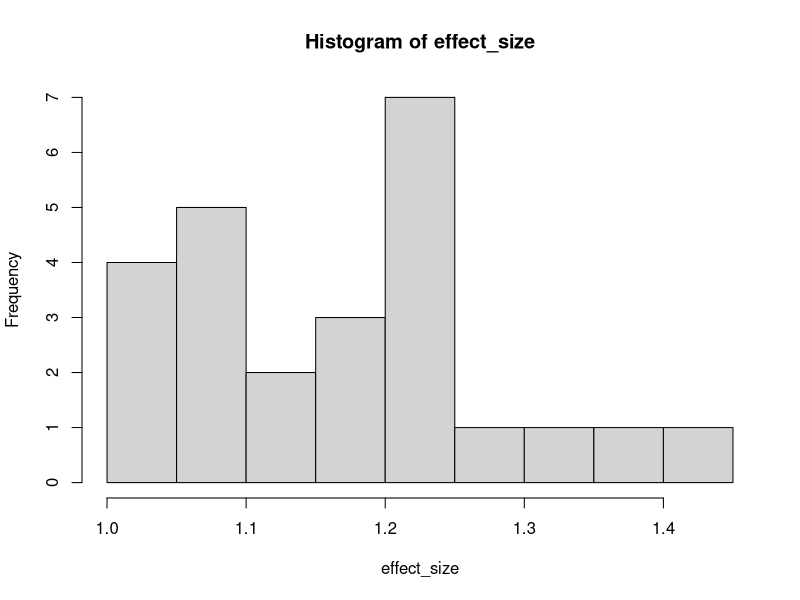
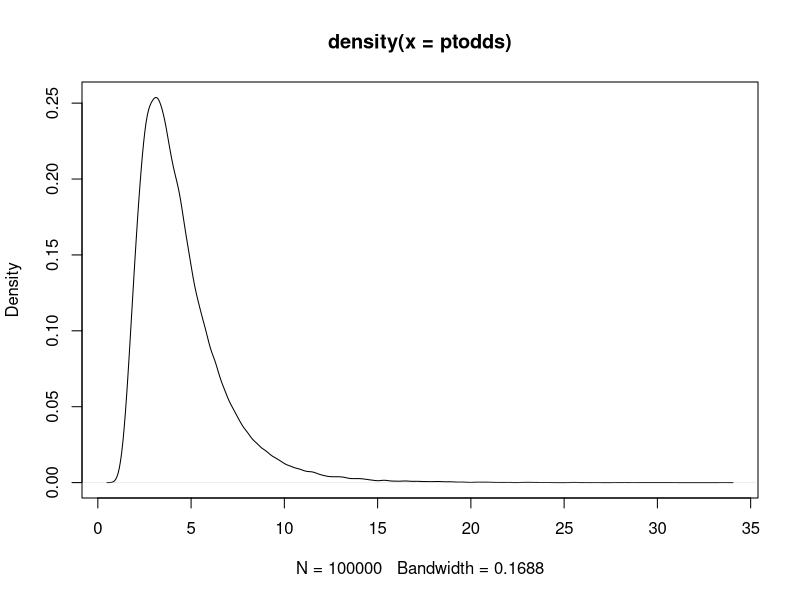
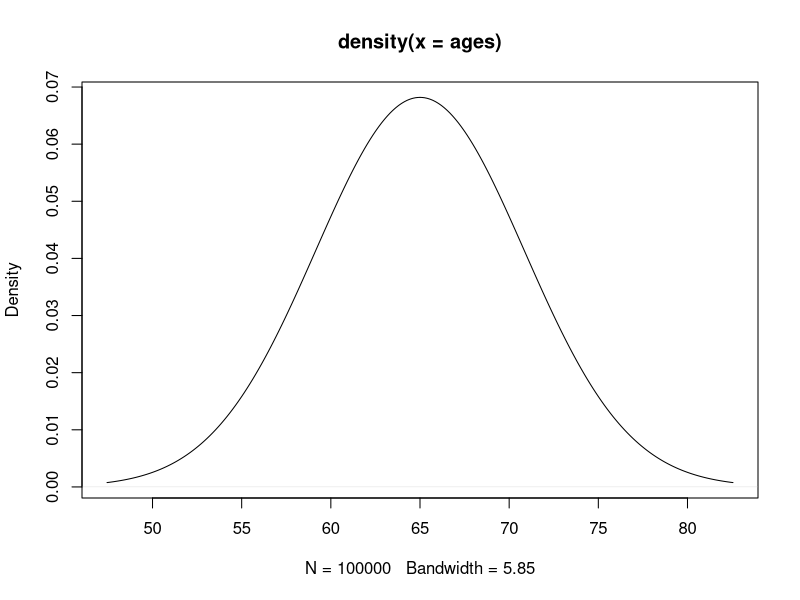
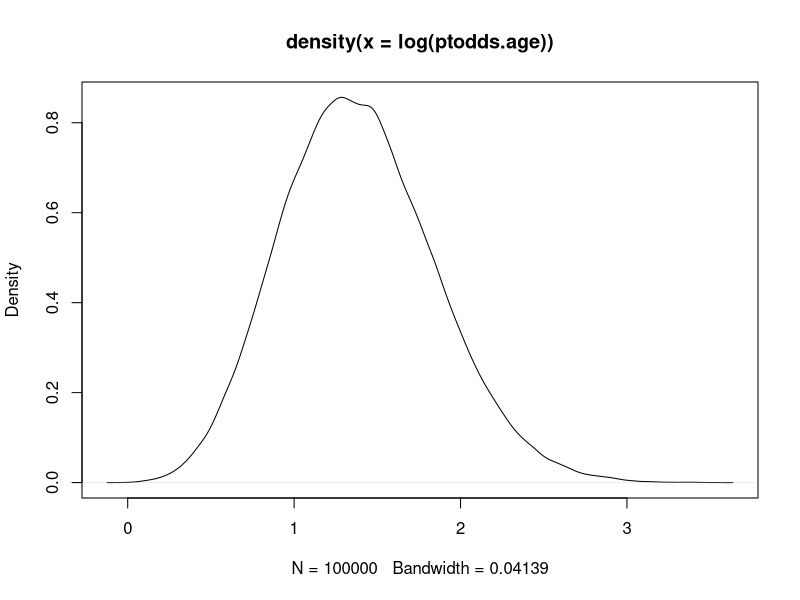
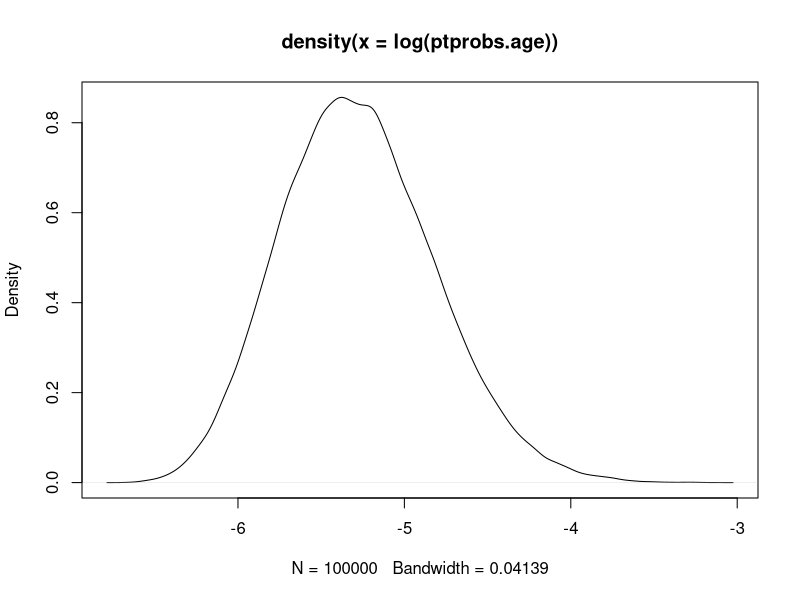
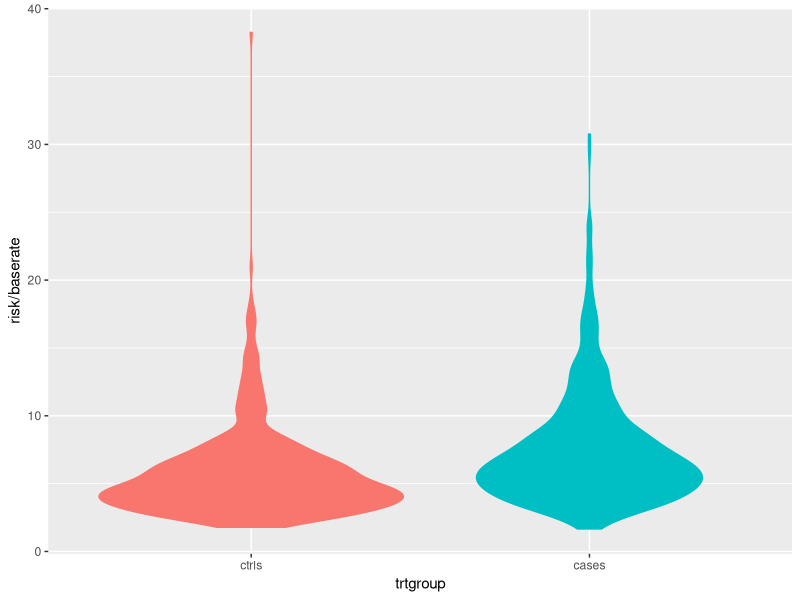
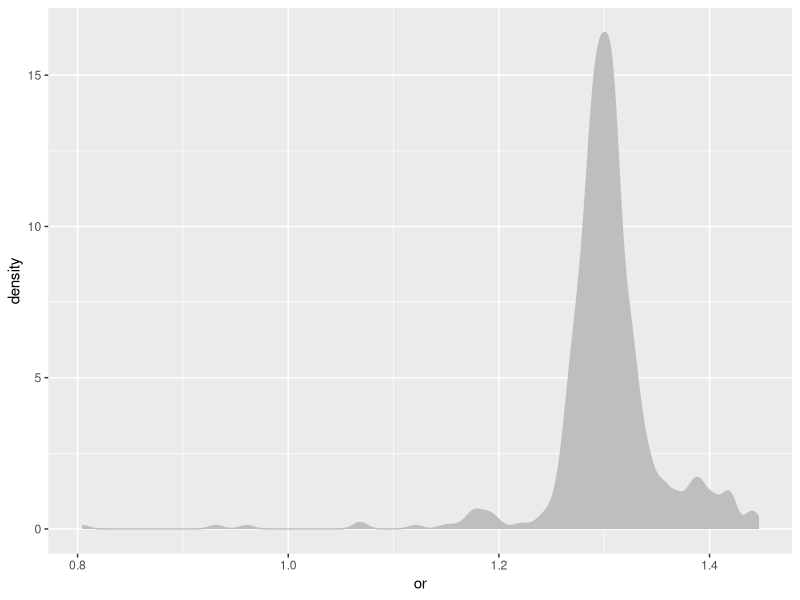
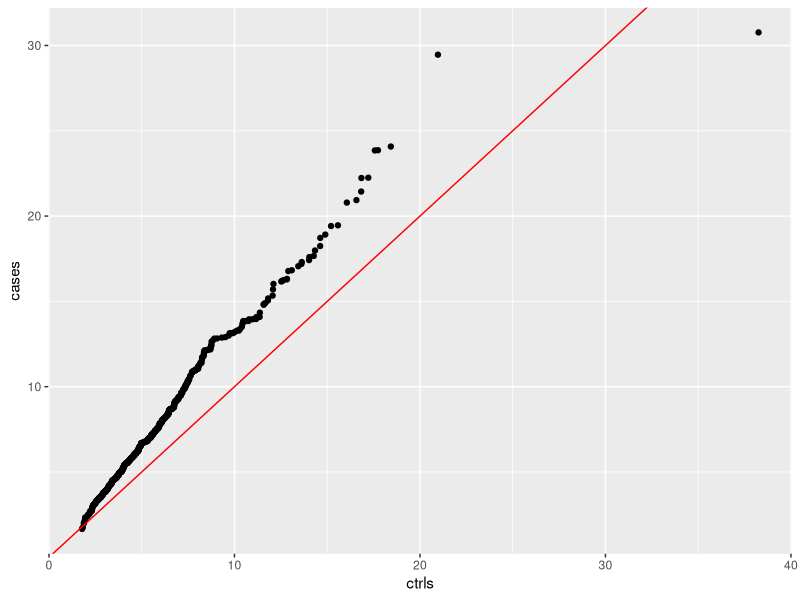

Generate these figures, in order, with R:
## ---- chunk 1
library(ggplot2)
library(reshape2)

# function to calculate genotype frequency given the population frequency of one of two alleles.

genotype_prob <- function(maf) {
  #hardy-weinberg model
  p <- maf
  q <- 1-p
  x <- c(q^2, 2*p*q, p^2)
  x
} 
## ---- chunk 2
pt_genotypes <- function(num_pts, snp_ids, my_p, effect_size) {
  genotype_mat <- matrix(NA, length(snp_ids), num_pts)
  for (i in 1:length(snp_ids)) {
    genotype_mat[i,] <- sample(c(0,1,2), size = num_pts, prob = genotype_prob(my_p[i]), replace = T)
  }
  genotype_mat <- data.frame(genotype_mat, maf=my_p, row.names = snp_ids, OR = effect_size)
  genotype_mat
}

# parameter block
##################
num_pts <- 100000
num_snps <- 25
maf_sd <- 0.3 # standard dev for normal dist of minor allele freq
set.seed(1492)
effect_size <- 1 + abs(rnorm(num_snps, 0, 0.2))
baserate <- 0.001
ages <- rnorm(num_pts, 65, 3)
ages <- rep(65, num_pts)
##################

# Simulate some SNP odds ratios:

hist(effect_size)

pts <- pt_genotypes(num_pts, paste(rep("rs", num_snps), sample(5e8, size=num_snps, replace = F), sep=""), 
                    signif( abs(rnorm(num_snps, 0, maf_sd)), digits=2),
                    effect_size = effect_size)

# Here's some useful info:
# the average of our SNPs odds ratios
mean(pts$OR)
# the average allele frequency
mean(pts$maf)

# let's get a look at how the genotypes look for a handful of patients
pts[1:5, 1:8]

## ---- chunk 3
# After some experimenting, the vectorized form of this calculation is significantly faster, but requires that we carry it out in log space

ptodds <- exp(colSums(log(pts$OR ^ pts[,1:num_pts])))

# look at the distribution of unadjusted patient odds:
plot(density(ptodds))

## ---- chunk 4
ptodds.age <- ptodds/65 * ages
plot(density(ages))
plot(density(log(ptodds.age)))
## ---- chunk 5
popscale.factor <- 0.005/median(ptodds)
# put it together with the age adjustment
ptprobs.age <- ptodds/65 * ages * popscale.factor
plot(density(log(ptprobs.age)))
## ---- chunk 6

# generate cases 'n ctrls from polygenic risk data
#########################
sick <- numeric(num_pts)
set.seed(99)
for (i in 1:num_pts) {
  sick[i] <- sample(c(0,1), size=1, prob = c(1-ptprobs.age[i], ptprobs.age[i]))
}
cases <- which(sick==TRUE)
length(cases)
# get an equal number of controls (non-sick people)
ctrls <- sample(which(sick==FALSE), size = length(cases), replace = FALSE)
ptrisk <- melt(data.frame(ctrls=ptprobs.age[ctrls], cases=ptprobs.age[cases]))
names(ptrisk) <- c("trtgroup", "risk")
#########################

# violin plot compare distributin relative risk of cases controls
ggplot(data=ptrisk, aes(x=trtgroup, y=risk/baserate, colour=trtgroup, fill=trtgroup)) + geom_violin() + theme(legend.position = "none")
# distribution of case odds vs control odds
ggplot(data=data.frame(or=ptprobs.age[cases][order(ptprobs.age[cases])]/ptprobs.age[ctrls][order(ptprobs.age[ctrls])]), aes(x=or)) + geom_density(fill="grey", colour="grey")
# cases vs control ORs relative to line of unity
ggplot(data=data.frame(cases=ptprobs.age[cases][order(ptprobs.age[cases])]/baserate, ctrls=ptprobs.age[ctrls][order(ptprobs.age[ctrls])]/baserate), aes(x=ctrls, y=cases)) + 
  geom_point() + #xlim(0, 100) + ylim(0, 100) + 
  geom_abline(intercept = 0, slope = 1, colour="red")

caseOR <- ptprobs.age[cases][order(ptprobs.age[cases])]/baserate
ctrlOR <- ptprobs.age[ctrls][order(ptprobs.age[ctrls])]/baserate
# % of cases OR > 5
length(which(caseOR>5))
length(which(caseOR>5))/length(caseOR)
# slope
mean(caseOR/ctrlOR)

## ---- chunk 7
library(knitr)
slopes <- data.frame(meanAF=c(.0829,.0731,.1121,.3434,.0512,.0371,.1023), 
                     mafsd=c(.1,.1,.2,.3,.05,.05,.1), 
                     meanOR=c(1.21,1.1,1.19,1.2,1.26,1.35,1.38), 
                     orsd=c(.2,.1,.2,.2,.3,.4,.4),
                     slope=c(1.2,1.03,1.18,1.39,1.22,1.23,1.95),
                     OR5=c(133,0,209,151,135,101,451),
                     ncases=c(2255,1438,2428,151,2050,1867,579),
                     pct = c("5.9%", "0%", "8.6%", "100%", "6.6%", "5.4%", "78%"))

kable(slopes)
## ---- chunk 8

################### OVARIAN CANCER
ovc_snps <- c("rs7651446", "rs3814113", "rs10088218", "rs9303542", "rs8170", "rs2072590", "rs34289250", 
              "rs11782652", "rs1243180", "rs11907546", "rs2046210", "rs10069690")
ovc_or   <- c(1.59, 1.2658228, 1.2987013, 1.14, 1.19, 1.14, 7.95, 1.24, 1.1, 1.1111112, 1.28, 1.14)
ovc_maf  <- c(0.05, 0.32, 0.13, 0.27, 0.19, 0.68, 0.0089, 0.07, 0.31, .35903, 0.08, 0.26)

ovc.table <- data.frame(SNP_ID = ovc_snps, Odds_Ratio = ovc_or, Risk_Allele_Freq = ovc_maf)
kable(ovc.table)

baserate <- 0.013

set.seed(1999)
ovcpts <- pt_genotypes(num_pts, ovc_snps, ovc_maf, effect_size = ovc_or)
ovcodds <- exp(colSums(log(ovcpts$OR ^ ovcpts[,1:num_pts])))
popscale.factor <- baserate/median(ovcodds)
ovcprobs <- ovcodds * popscale.factor
ovcprobs.age <- ovcprobs/45 * (ages-35)

valid.patients <- which(ages > 35 & ages < 80)
ovcprobs.age <- ovcprobs.age[valid.patients]

plot(density(ovcprobs))
which(ovcprobs.age>1)


#FUN=function(x) {baserate*prod(pts$OR^x)}
# generate cases 'n ctrls from polygenic risk data
#########################
set.seed(2000)
ovcsick <- numeric(length(valid.patients))
for (i in 1:length(valid.patients)) {
  ovcsick[i] <- sample(c(0,1), size=1, prob = c(1-ovcprobs.age[i], ovcprobs.age[i]))
}
cases <- which(ovcsick==TRUE)
length(cases)
ctrls <- sample(which(ovcsick==FALSE), size = length(cases), replace = FALSE)
ptrisk <- melt(data.frame(ctrls=ovcprobs.age[ctrls], cases=ovcprobs.age[cases]))
names(ptrisk) <- c("trtgroup", "risk")
#########################

# violin plot compare distributin relative risk of cases controls
ggplot(data=ptrisk, aes(x=trtgroup, y=risk/baserate, colour=trtgroup, fill=trtgroup)) + geom_violin() 
ggplot(data=data.frame(or=ovcprobs.age[cases][order(ovcprobs.age[cases])]/ovcprobs.age[ctrls][order(ovcprobs.age[ctrls])]), aes(x=or)) + geom_density(fill="grey", colour="grey")
ggplot(data=data.frame(cases=ovcprobs.age[cases][order(ovcprobs.age[cases])]/baserate, ctrls=ovcprobs.age[ctrls][order(ovcprobs.age[ctrls])]/baserate), aes(x=ctrls, y=cases)) + 
  geom_point() + #xlim(0, 20) + ylim(0, 200) + 
  geom_abline(intercept = 0, slope = 1, colour="red") +
  geom_hline(yintercept=quantile(ovcprobs.age[cases]/baserate, probs=c(.5,.95,.99)), colour="grey", lty=2) +
  geom_vline(xintercept=quantile(ovcprobs.age[ctrls]/baserate, probs=c(.5,.95,.99)), colour="grey", lty=2)


## ---- chunk 9
################### BRCA Muts

brca1.prob <- 0.025
brca1.OR <- .39 # technically not an OR
brca2.prob <- 0.02
brca2.OR <- .12

ovcprobs.brca.age <- ovcprobs.age + 
  brca1.OR*sample(c(0,1), size=num_pts, prob=c(1-brca1.prob, brca1.prob), replace=TRUE) +
  brca2.OR*sample(c(0,1), size=num_pts, prob=c(1-brca1.prob, brca1.prob), replace=TRUE)
ovcprobs.brca.age <- ovcprobs.brca.age[valid.patients]

plot(density(ovcprobs.brca.age))
plot(x=ovcprobs.age, y=ovcprobs.brca.age)

#FUN=function(x) {baserate*prod(pts$OR^x)}
# generate cases 'n ctrls from polygenic risk data
#########################
ovcsick.brca <- numeric(length(valid.patients))
for (i in 1:length(ovcprobs.brca.age)) {
  ovcsick.brca[i] <- sample(c(0,1), size=1, prob = c(1-ovcprobs.brca.age[i], ovcprobs.brca.age[i]))
}
cases <- which(ovcsick.brca==TRUE)
length(cases)
ctrls <- sample(which(ovcsick.brca==FALSE), size = length(cases), replace = FALSE)
ptrisk <- melt(data.frame(ctrls=ovcprobs.brca.age[ctrls], cases=ovcprobs.brca.age[cases]))
names(ptrisk) <- c("trtgroup", "risk")
#########################

# violin plot compare distributin relative risk of cases controls
ggplot(data=ptrisk, aes(x=trtgroup, y=risk/baserate, colour=trtgroup, fill=trtgroup)) + geom_violin() + theme(legend.position = "none")
## ---- chunk 10
ggplot(data=data.frame(or=ovcprobs.brca.age[cases][order(ovcprobs.brca.age[cases])]/ovcprobs.brca.age[ctrls][order(ovcprobs.brca.age[ctrls])]), aes(x=or)) + geom_density(fill="grey", colour="grey")
ggplot(data=data.frame(cases=ovcprobs.brca.age[cases][order(ovcprobs.brca.age[cases])]/baserate, ctrls=ovcprobs.brca.age[ctrls][order(ovcprobs.brca.age[ctrls])]/baserate), aes(x=ctrls, y=cases)) + 
  geom_point() + 
  geom_abline(intercept = 0, slope = 1, colour="red") +
  geom_hline(yintercept=quantile(ovcprobs.brca.age[cases]/baserate, probs=c(.5,.95,.99)), colour="grey", lty=2) +
  geom_vline(xintercept=quantile(ovcprobs.brca.age[ctrls]/baserate, probs=c(.5,.95,.99)), colour="grey", lty=2)

## ---- chunk 11
caseOR <- ovcprobs.brca.age[cases][order(ovcprobs.brca.age[cases])]/baserate
ctrlOR <- ovcprobs.brca.age[ctrls][order(ovcprobs.brca.age[ctrls])]/baserate
# % of cases OR > 5
length(which(caseOR>5))
length(which(caseOR>5))/length(caseOR)
# slope
mean(caseOR/ctrlOR)

## ---- chunk 12
################### BRCA Muts
brca1.prob <- 0.0031
brca2.prob <- 0.0041
brca1.OR <- 29
brca2.OR <- 12.7
prevalence <- 0.013

ovc_snps <- c("rs7651446", "rs3814113", "rs10088218", "rs9303542", "rs8170", "rs2072590", "rs34289250", 
              "rs11782652", "rs1243180", "rs11907546", "rs2046210", "rs10069690", 
              "brca1", "brca2", "brip1", "palb2", "rad51c", "rad51d", "bard1", 
              "chek2", "atm", "nbn", "tp53", "rad50", "fam174a", "mre11a")
ovc_or   <- c(1.59, 1.2658228, 1.2987013, 1.14, 1.19, 1.14, 7.95, 1.24, 1.1, 1.1111112, 1.28, 1.14, 
              brca1.OR, brca2.OR, 6.4, 4.4, 3.4, 10.9, 
              4.2, 0.4, 2.4, 2.3, 2.9, 0.7, 1.9, 0.8)
ovc_maf  <- c(0.05, 0.32, 0.13, 0.27, 0.19, 0.68, 0.0089, 0.07, 0.31, .35903, 0.08, 0.26, 
              brca1.prob, brca2.prob, 0.0017, 0.0011, 0.0011, 0.0004, 0.0005, 
              0.0082, 0.0022, 0.0014, 0.0011, 0.0024, 0.0008, 0.0007)


ovcpts <- pt_genotypes(num_pts, ovc_snps, ovc_maf, effect_size = ovc_or)
ovcodds <- exp(colSums(log(ovcpts$OR ^ ovcpts[,1:num_pts])))
brca.carrier <- rep("NON-BRCA", num_pts)
brca.carrier[which(ovcpts[14,1:1e5]>0)] <- "BRCA2"
brca.carrier[which(ovcpts[13,1:1e5]>0)] <- "BRCA1" # assign brca1 last in case of overwriting double mutation status
## ---- chunk 13
ovcprobs.brca <- ovcodds 
popscale.factor <- prevalence / mean(ovcprobs.brca)
valid.patients <- which(ovcprobs.brca*popscale.factor < 1)
nvalid <- length(valid.patients)
## ---- chunk 14

# demonstrate age scalar:
# create a func
age.scale <- function(age, onset.age, risk.age) {
  # age is the patient age
  # onset.age is the age at which the process begins to accelerate
  # risk.age is the age at which lifetime risk accumulates to its maximum
  1/risk.age * age^((age-onset.age)/(risk.age-onset.age))
}

plot(x=1:100, y=age.scale(1:100, 20, 80), type='l')
## ---- chunk 15
inv_logit <- function(x, scale = 1, slope = 1, shift = 0) {
  x <- scale * exp(x*slope - shift)/(1+exp(x * slope - shift))
  for (i in 1:length(x)) {
    if (is.na(x[i])) {x[i] <- 1}
  }
  x
}

# let's see how the function works:
plot(x=1:100, y=inv_logit(1:100, shift = 8, slope = 1/7), type='l') 
## ---- chunk 16
ages <- c(rep(20, nvalid), 
          rep(30, nvalid),
          rep(40, nvalid),
          rep(50, nvalid),
          rep(60, nvalid),
          rep(70, nvalid),
          rep(80, nvalid))

# people with BRCA1 mutations can get sick by age 30, so I'll set the onset age to 15 to allow 10 years for some risk to accumulate
ovcprobs.brca.age <- rep(ovcprobs.brca[valid.patients],7) * inv_logit(ages, shift = 8, slope = 1/7)

agerisk <- data.frame(age = as.factor(ages), 
                      risk = ovcprobs.brca.age, 
                      brca = as.factor(rep(brca.carrier[valid.patients], 7)))

gc()

ggplot(agerisk, aes(x = age, y = risk)) + geom_boxplot(aes(fill = brca), notch = TRUE) + labs(y="Relative Risk (RR)")

## ---- chunk 17

# generate cases 'n ctrls from polygenic risk data
#########################
set.seed(29)
ages <- sample(40:80, size=num_pts, replace = TRUE)
probs <- ovcprobs.brca * inv_logit(ages, shift = 8, slope = 1/7)
probs <- probs[valid.patients]

ovcsick.brca <- matrix(nrow = nvalid, ncol = 100)

for (i in 1:nvalid) {
  ovcsick.brca[i,] <- sample(c(0,1), size=10, prob = c(1-popscale.factor*probs[i], popscale.factor*probs[i]), replace = TRUE)
}

pick.one <- sample(10, 1)

cases <- which(ovcsick.brca[,pick.one]==TRUE)
length(cases)
length(cases)/nvalid
probs.scale <- probs * popscale.factor

ctrls <- sample(which(ovcsick.brca[,pick.one]==FALSE), size = length(cases), replace = FALSE)
ptrisk <- melt(data.frame(ctrls=probs.scale[ctrls], cases=probs.scale[cases]))
names(ptrisk) <- c("trtgroup", "risk")
#########################

# average risk of BRCA1+ carriers (regardless of status)
mean(probs.scale[(brca.carrier=="BRCA1")[valid.patients]==TRUE])
# average risk of BRCA2+ carriers 
mean(probs.scale[(brca.carrier=="BRCA2")[valid.patients]==TRUE])
# average risk of non-BRCA
mean(probs.scale[(brca.carrier=="NON-BRCA")[valid.patients]==TRUE])
# of cases that are BRCA carriers (see double negative?)
sum(cases %in% which((brca.carrier=="NON-BRCA")[valid.patients]==FALSE))
# fraction of cases that are BRCA1+ etc etc
sum(cases %in% which((brca.carrier=="BRCA1")[valid.patients]==TRUE))/length(cases)
sum(cases %in% which((brca.carrier=="BRCA2")[valid.patients]==TRUE))/length(cases)
sum(cases %in% which((brca.carrier=="NON-BRCA")[valid.patients]==TRUE))/length(cases)

# violin plot compare distributin relative risk of cases controls
ggplot(data=ptrisk, aes(x=trtgroup, y=risk/baserate, colour=trtgroup, fill=trtgroup)) + geom_violin() + labs(x = "patient population", y = "Relative Risk (RR)")
ggplot(data=data.frame(cases=probs.scale[cases][order(probs.scale[cases])]/prevalence, 
                       ctrls=probs.scale[ctrls][order(probs.scale[ctrls])]/prevalence), aes(x=ctrls, y=cases)) + 
  geom_point() + #xlim(0, 20) + ylim(0, 200) + 
  geom_abline(intercept = 0, slope = 1, colour="red") +
  geom_hline(yintercept=quantile(probs.scale[cases]/prevalence, probs=c(.5,.95,.99)), colour="grey", lty=2) +
  geom_vline(xintercept=quantile(probs.scale[ctrls]/prevalence, probs=c(.5,.95,.99)), colour="grey", lty=2)


caseOR <- probs.scale[cases][order(probs.scale[cases])]/prevalence
ctrlOR <- probs.scale[ctrls][order(probs.scale[ctrls])]/prevalence
# % of cases OR > 5
length(which(caseOR>5))
length(which(caseOR>5))/length(caseOR)
# slope
mean(caseOR/ctrlOR)

# prevalence
length(cases)/nvalid
# fraction of brca1+ patients that are cases
sum(cases %in% which(brca.carrier[valid.patients]=="BRCA1"))/sum(brca.carrier[valid.patients]=="BRCA1")
# fraction of cases that are brca1+
sum(cases %in% which(brca.carrier[valid.patients]=="BRCA1"))/length(cases)
# fraction of cases that are non-BRCA
sum(cases %in% which(brca.carrier[valid.patients]=="NON-BRCA"))/length(cases)
# fraction of BRCA2 patients that are cases
sum(cases %in% which(brca.carrier[valid.patients]=="BRCA2"))/sum(brca.carrier[valid.patients]=="BRCA2")

## ---- chunk 18
################### BRCA Muts
prevalence <- 0.013

##                  1              2             3             4              5            6             7              8
ovc_snps <- c("rs56318008",  "rs58722170", "rs17041869", "rs2072590",   "rs2165109", "rs711830",   "rs752590",    "rs112071820", # A
              "rs7651446",   "rs9870207",  "rs13113999", "rs17329882",  "rs4691139", "rs10069690", "rs555025179", "rs6456822",   # B 
              "rs7705526",   "rs10088218", "rs11782652", "rs150293538", "rs9886651", "rs1413299",  "rs200182588", "rs320203",    # C
              "rs3814113",   "rs635634",   "rs1192691",  "rs1243180",   "rs7902587", "rs7937840",  "rs7953249",   "rs8037137",   # D 
              "rs199661266", "rs11651755", "rs183211",   "rs757210",    "rs9303542", "rs8098244",  "rs1469713",   "rs4808075",   # E
              "rs688187",    "rs6005807",  "brca1",      "brca2",       "brip1",     "palb2",      "rad51c",      "rad51d",      # F 
              "bard1",       "chek2",      "atm",        "nbn",         "tp53",      "rad50",      "fam174a",     "mre11a")      # G

##              1     2     3     4     5     6     7     8
ovc_or   <- c(1.11, 1.08, 1.06, 1.34, 1.09, 1.14,  1.3, 1.29, # A
              1.59, 1.19,  1.2, 1.23, 1.09, 1.14, 1.51, 1.18, # B
              1.07, 1.24, 2.19, 1.23, 1.08, 1.21, 1.53, 1.04, # C
              1.29, 1.11, 1.11,  1.1, 1.29, 1.05, 1.08, 1.07, # D 
              1.09,  1.2, 1.11, 1.11, 1.14, 1.19, 1.04, 1.18, # E
              1.33, 1.17,   29, 12.7,  6.4,  4.4,  3.4, 10.9, # F 
              4.2,   0.4,  2.4,  2.3,  2.9,  0.7,  1.9,  0.8) # G

##                1         2         3         4         5         6         7         8
ovc_maf  <- c(0.796725, 0.151757, 0.874002, 0.817492, 0.740016, 0.8185,   0.763778, 0.73722,  # A
              0.939896, 0.487021, 0.226438, 0.848243, 0.363219, 0.652356, 0.54173,  0.4623,   # B 
              0.321486, 0.086661, 0.945487, 0.992612, 0.725839, 0.580072, 0.4868,   0.176717, # C
              0.44389,  0.139776, 0.758387, 0.159545, 0.91893,  0.857628, 0.56889,  0.282348, # D 
              0.8676,   0.467252, 0.287784, 0.3622,   0.684904, 0.173922, 0.478035, 0.154752, # F 
              0.358427, 0.886981, 0.0031,   0.0041,   0.0017,   0.0011,   0.0011,   0.0004,   # F
              0.0005,   0.0082,   0.0022,   0.0014,   0.0011,   0.0024,   0.0008,   0.0007)   # G


ovcpts <- pt_genotypes(num_pts, ovc_snps, ovc_maf, effect_size = ovc_or)
ovcodds <- exp(colSums(log(ovcpts$OR ^ ovcpts[,1:num_pts])))
gc()

brca.carrier <- rep("NON-BRCA", num_pts)
brca.carrier[which(ovcpts[14,1:1e5]>0)] <- "BRCA2"
brca.carrier[which(ovcpts[13,1:1e5]>0)] <- "BRCA1" # assign brca1 last in case of overwriting double mutation status

ovcprobs.brca <- ovcodds 
popscale.factor <- 2 * prevalence / mean(ovcprobs.brca)
valid.patients <- which(ovcprobs.brca*popscale.factor < 1)

nvalid <- length(valid.patients)

ages <- c(rep(20, nvalid), 
          rep(30, nvalid),
          rep(40, nvalid),
          rep(50, nvalid),
          rep(60, nvalid),
          rep(70, nvalid),
          rep(80, nvalid))

agerisk <- data.frame(age      = as.factor(ages), 
                      risk     = rep(ovcprobs.brca[valid.patients], 7),
                      brca     = as.factor(rep(brca.carrier[valid.patients], 7)),
                      risk.age = rep(ovcprobs.brca[valid.patients], 7) * inv_logit(ages, shift = 8, slope = 1/7) * popscale.factor)

gc()


ggplot(agerisk, aes(x = age, y = risk.age)) + geom_boxplot(aes(fill = brca), notch = TRUE) + labs(y="relative risk (RR)") #+ scale_y_log10()

# generate cases 'n ctrls from polygenic risk data
#########################
set.seed(29)
ages <- sample(40:80, size=num_pts, replace = TRUE)
probs <- ovcprobs.brca * inv_logit(ages, shift = 8, slope = 1/7)
probs <- probs[valid.patients]

ovcsick.brca <- matrix(nrow = nvalid, ncol = 100)

for (i in 1:nvalid) {
  ovcsick.brca[i,] <- sample(c(0,1), size=10, prob = c(1-popscale.factor*probs[i], popscale.factor*probs[i]), replace = TRUE)
}

pick.one <- sample(10, 1)

cases <- which(ovcsick.brca[,pick.one]==TRUE)
length(cases)
length(cases)/nvalid
probs.scale <- probs * popscale.factor

ctrls <- sample(which(ovcsick.brca[,pick.one]==FALSE), size = length(cases), replace = FALSE)
ptrisk <- melt(data.frame(ctrls=probs.scale[ctrls], cases=probs.scale[cases]))
names(ptrisk) <- c("trtgroup", "risk")
#########################


length(probs.scale)
mean(probs.scale[(brca.carrier=="BRCA1")[valid.patients]==TRUE])
mean(probs.scale[(brca.carrier=="BRCA2")[valid.patients]==TRUE])
mean(probs.scale[(brca.carrier=="NON-BRCA")[valid.patients]==TRUE])

# of cases that are BRCA carriers (see double negative?)
sum(cases %in% which((brca.carrier=="NON-BRCA")[valid.patients]==FALSE))

# fraction of cases that are BRCA1+
sum(cases %in% which((brca.carrier=="BRCA1")[valid.patients]==TRUE))/length(cases)
sum(cases %in% which((brca.carrier=="BRCA2")[valid.patients]==TRUE))/length(cases)
sum(cases %in% which((brca.carrier=="NON-BRCA")[valid.patients]==TRUE))/length(cases)

# violin plot compare distributin relative risk of cases controls
ggplot(data=ptrisk, aes(x=trtgroup, y=risk/baserate, colour=trtgroup, fill=trtgroup)) + geom_violin() + labs(x = "patient population", y = "Relative Risk (RR)")

ggplot(data=data.frame(cases=probs.scale[cases][order(probs.scale[cases])]/prevalence, 
                       ctrls=probs.scale[ctrls][order(probs.scale[ctrls])]/prevalence), aes(x=ctrls, y=cases)) + 
  geom_point() + #xlim(0, 20) + ylim(0, 200) + 
  geom_abline(intercept = 0, slope = 1, colour="red") +
  geom_hline(yintercept=quantile(probs.scale[cases]/prevalence, probs=c(.5,.95,.99)), colour="grey", lty=2) +
  geom_vline(xintercept=quantile(probs.scale[ctrls]/prevalence, probs=c(.5,.95,.99)), colour="grey", lty=2)


caseOR <- probs.scale[cases][order(probs.scale[cases])]/prevalence
ctrlOR <- probs.scale[ctrls][order(probs.scale[ctrls])]/prevalence
# % of cases OR > 5
length(which(caseOR>5))
length(which(caseOR>5))/length(caseOR)
# slope
mean(caseOR/ctrlOR)

# prevalence
length(cases)/nvalid
# fraction of brca1 patients that are cases
sum(cases %in% which(brca.carrier[valid.patients]=="BRCA1"))/sum(brca.carrier[valid.patients]=="BRCA1")
# fraction of BRCA2 patients that are cases
sum(cases %in% which(brca.carrier[valid.patients]=="BRCA2"))/sum(brca.carrier[valid.patients]=="BRCA2")
# fraction of cases that are brca1+
sum(cases %in% which(brca.carrier[valid.patients]=="BRCA1"))/length(cases)
# fraction of cases that are non-BRCA
sum(cases %in% which(brca.carrier[valid.patients]=="NON-BRCA"))/length(cases)

